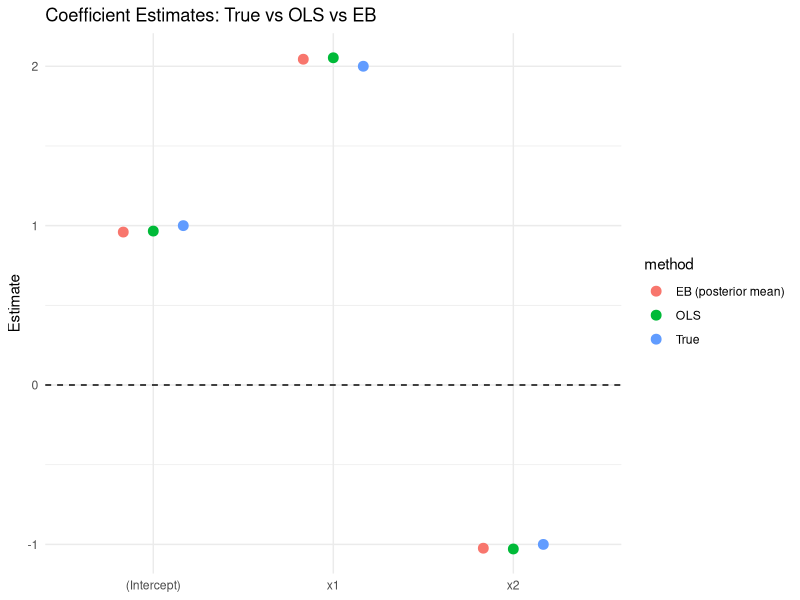
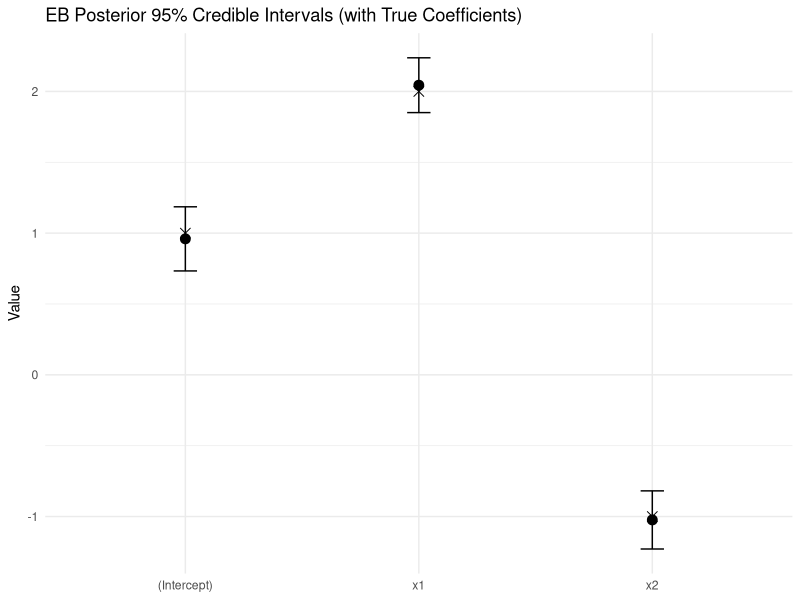
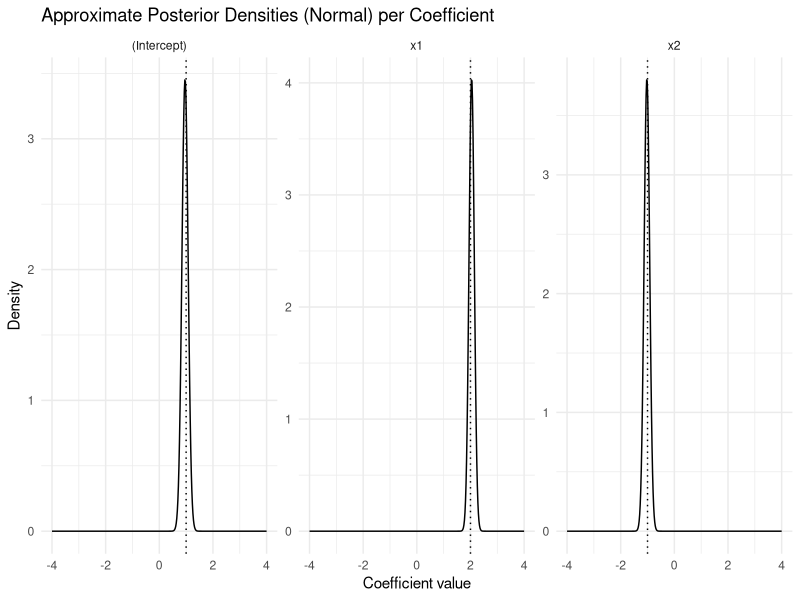

Here is the R script that generated these plots, in order:
## ---- chunk 1
set.seed(123)

# 필요한 패키지 로드
pkgs <- c("mvtnorm", "ggplot2", "dplyr", "tibble", "tidyr", "ggrepel")
for (p in pkgs) {
  if (!requireNamespace(p, quietly = TRUE)) {
    message(sprintf("Package '%s' not installed. Please install with install.packages('%s')", p, p))
  } else {
    library(p, character.only = TRUE)
  }
}
## ---- chunk 2
n <- 60
x1 <- runif(n, -2, 2)
x2 <- runif(n, -2, 2)
X <- cbind(1, x1, x2)  # intercept 포함 (p = 3)
p <- ncol(X)

beta_true <- c(1, 2, -1)
sigma_true <- 1.0

y <- as.numeric(X %*% beta_true + rnorm(n, 0, sigma_true))

dat <- tibble(y, x1, x2)
head(dat)
## ---- chunk 3
XtX_inv <- solve(t(X) %*% X)
beta_ols <- XtX_inv %*% t(X) %*% y
rownames(beta_ols) <- c("(Intercept)", "x1", "x2")
beta_ols
## ---- chunk 4
negloglik <- function(par) {
  tau2 <- exp(par[1])
  sigma2 <- exp(par[2])
  V <- sigma2 * diag(n) + tau2 * (X %*% t(X))
  # mvtnorm::dmvnorm는 벡터/행렬 입력에 따라 mean과 sigma 지정 가능
  # 여기서는 mean=0, sigma=V
  ll <- mvtnorm::dmvnorm(x = y, mean = rep(0, n), sigma = V, log = TRUE)
  return(-ll)
}

opt <- optim(c(log(1), log(1)), negloglik, method = "L-BFGS-B")
tau2_hat   <- exp(opt$par[1])
sigma2_hat <- exp(opt$par[2])

tau2_hat; sigma2_hat
## ---- chunk 5
Sigma_beta <- solve((1/sigma2_hat) * t(X) %*% X + (1/tau2_hat) * diag(p))
mu_beta <- Sigma_beta %*% (t(X) %*% y / sigma2_hat)

rownames(mu_beta) <- c("(Intercept)", "x1", "x2")
colnames(Sigma_beta) <- rownames(Sigma_beta) <- rownames(mu_beta)

mu_beta
Sigma_beta
## ---- chunk 6
coef_names <- rownames(mu_beta)
df_plot <- tibble(
  term = rep(coef_names, 3),
  method = rep(c("True", "OLS", "EB (posterior mean)"), each = length(coef_names)),
  value = c(beta_true, as.numeric(beta_ols), as.numeric(mu_beta))
)

ggplot(df_plot, aes(x = term, y = value, color = method)) +
  geom_point(position = position_dodge(width = 0.5), size = 3) +
  geom_hline(yintercept = 0, linetype = "dashed") +
  labs(title = "Coefficient Estimates: True vs OLS vs EB",
       x = NULL, y = "Estimate") +
  theme_minimal()
## ---- chunk 7
post_se <- sqrt(diag(Sigma_beta))
ci_df <- tibble(
  term = coef_names,
  mean = as.numeric(mu_beta),
  lower = mean - 1.96 * post_se,
  upper = mean + 1.96 * post_se
)

ggplot(ci_df, aes(x = term, y = mean)) +
  geom_point(size = 3) +
  geom_errorbar(aes(ymin = lower, ymax = upper), width = 0.1) +
  geom_point(data = tibble(term = coef_names, true = beta_true),
             aes(x = term, y = true), shape = 4, size = 3) +
  labs(title = "EB Posterior 95% Credible Intervals (with True Coefficients)",
       x = NULL, y = "Value") +
  theme_minimal()
## ---- chunk 8
dens_grid <- tidyr::expand_grid(
  term = coef_names,
  x = seq(-4, 4, length.out = 400)
) %>%
  mutate(mean = rep(as.numeric(mu_beta), each = 400),
         sd = rep(sqrt(diag(Sigma_beta)), each = 400),
         d = dnorm(x, mean = mean, sd = sd))

true_df <- tibble(term = coef_names, true = beta_true)

ggplot(dens_grid, aes(x = x, y = d)) +
  geom_line() +
  facet_wrap(~ term, scales = "free") +
  geom_vline(data = true_df, aes(xintercept = true), linetype = "dotted") +
  labs(title = "Approximate Posterior Densities (Normal) per Coefficient",
       x = "Coefficient value", y = "Density") +
  theme_minimal()
## ---- chunk 9
x_new <- c(1, 0.5, -0.5)
pred_mean <- as.numeric(t(x_new) %*% mu_beta)
pred_var  <- as.numeric(t(x_new) %*% Sigma_beta %*% x_new + sigma2_hat)
pred_sd   <- sqrt(pred_var)
c(pred_mean = pred_mean, pred_sd = pred_sd,
  lower95 = pred_mean - 1.96 * pred_sd,
  upper95 = pred_mean + 1.96 * pred_sd)
